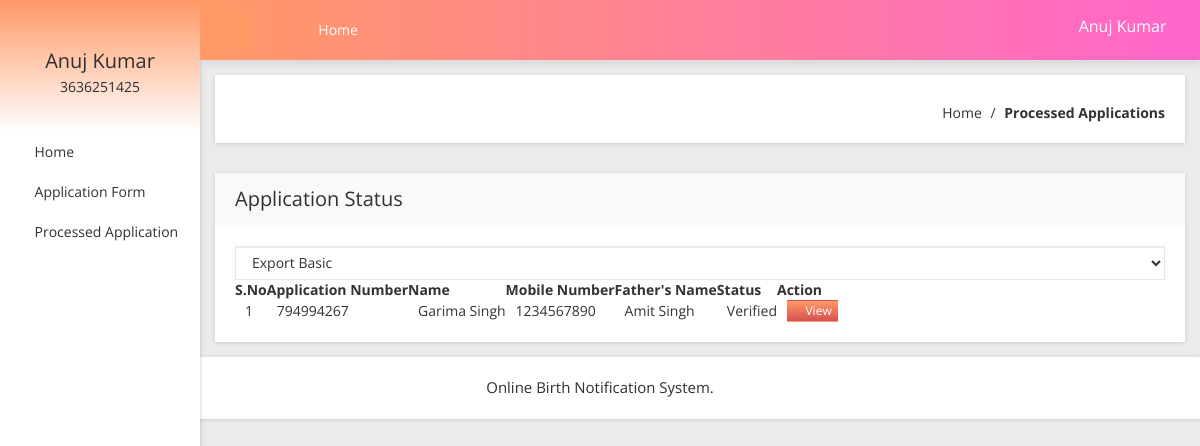
The page /certificates-list.php (signed in) on the database its author committed.
### tables this page shows
CREATE TABLE `tbluser` (
  `ID` int(10) NOT NULL,
  `FirstName` varchar(200) DEFAULT NULL,
  `LastName` varchar(200) DEFAULT NULL,
  `MobileNumber` bigint(10) DEFAULT NULL,
  `Address` mediumtext DEFAULT NULL,
  `Password` varchar(200) NOT NULL,
  `RegDate` timestamp NULL DEFAULT current_timestamp()
);

CREATE TABLE `tblapplication` (
  `ID` int(10) NOT NULL,
  `UserID` int(5) NOT NULL,
  `ApplicationID` varchar(200) DEFAULT NULL,
  `DateofBirth` varchar(200) DEFAULT NULL,
  `Gender` varchar(50) DEFAULT NULL,
  `FullName` varchar(200) DEFAULT NULL,
  `PlaceofBirth` varchar(200) DEFAULT NULL,
  `NameofFather` varchar(200) DEFAULT NULL,
  `NameOfMother` varchar(120) DEFAULT NULL,
  `PermanentAdd` mediumtext DEFAULT NULL,
  `PostalAdd` mediumtext DEFAULT NULL,
  `MobileNumber` bigint(10) DEFAULT NULL,
  `Email` varchar(200) DEFAULT NULL,
  `Dateofapply` timestamp NULL DEFAULT current_timestamp(),
  `Remark` varchar(200) DEFAULT NULL,
  `Status` varchar(50) DEFAULT NULL,
  `UpdationDate` timestamp NULL DEFAULT NULL ON UPDATE current_timestamp()
);

### certificates-list.php (the view, shortened to what this page needs)
<?php
include('includes/dbconnection.php');
if (strlen($_SESSION['obcsuid']==0)) {
  header('location:logout.php');
  } else{
  ?>
<!doctype html>
<html class="no-js" lang="en">
<head>
    <link rel="stylesheet" href="css/bootstrap.min.css">
    <link rel="stylesheet" href="css/font-awesome.min.css">
    <link rel="stylesheet" href="css/adminpro-custon-icon.css">
    <link rel="stylesheet" href="css/meanmenu.min.css">
    <link rel="stylesheet" href="css/jquery.mCustomScrollbar.min.css">
    <link rel="stylesheet" href="css/animate.css">
    <link rel="stylesheet" href="css/data-table/bootstrap-table.css">
    <link rel="stylesheet" href="css/data-table/bootstrap-editable.css">
    <link rel="stylesheet" href="css/normalize.css">
    <link rel="stylesheet" href="css/c3.min.css">
    <link rel="stylesheet" href="style.css">
    <link rel="stylesheet" href="css/responsive.css">
</head>
<body class="materialdesign">
    <div class="wrapper-pro">
      <?php include_once('includes/sidebar.php');?>
        <?php include_once('includes/header.php');?>
            <div class="breadcome-area mg-b-30 small-dn">
                <div class="container-fluid">
                    <div class="row">
                        <div class="col-lg-12">
                            <div class="breadcome-list shadow-reset">
                                <div class="row">
                                    <div class="col-lg-12">
                                        <ul class="breadcome-menu">
                                            <li><a href="dashboard.php">Home</a> <span class="bread-slash">/</span>
                                            </li>
                                            <li><span class="bread-blod">Processed Applications</span>
                                            </li>
                                        </ul>
                                    </div>
                                </div>
                            </div>
                        </div>
                    </div>
                </div>
            </div>
            <div class="data-table-area mg-b-15">
                <div class="container-fluid">
                    <div class="row">
                        <div class="col-lg-12">
                            <div class="sparkline13-list shadow-reset">
                                <div class="sparkline13-hd">
                                    <div class="main-sparkline13-hd">
                                        <h1>Application Status</h1>
                                        <div class="sparkline13-outline-icon">
                                            <span class="sparkline13-collapse-link"><i class="fa fa-chevron-up"></i></span>
                                            <span><i class="fa fa-wrench"></i></span>
                                            <span class="sparkline13-collapse-close"><i class="fa fa-times"></i></span>
                                        </div>
                                    </div>
                                </div>
                                <div class="sparkline13-graph">
                                    <div class="datatable-dashv1-list custom-datatable-overright">
                                        <div id="toolbar">
                                            <select class="form-control">
                                                <option value="">Export Basic</option>
                                            </select>
                                        </div>
                                        <table id="table" data-toggle="table" data-pagination="true" data-search="true" data-show-columns="true" data-show-pagination-switch="true" data-show-refresh="true" data-key-events="true" data-show-toggle="true" data-resizable="true" data-cookie="true" data-cookie-id-table="saveId" data-show-export="true" data-click-to-select="true" data-toolbar="#toolbar">
                                            <thead>
                                                <tr>
                                                    <th>S.No</th>
                                                    <th>Application Number</th>
                                                    <th>Name</th>
                                                    <th >Mobile Number</th>
                                                    <th>Father's Name</th>
                                                    <th>Status</th>
                                                    <th data-field="action">Action</th>
                                                </tr>
                                            </thead>
                                            <tbody>
                                              <?php
                                            $uid= $_SESSION['obcsuid'];
$sql="SELECT * from tblapplication where UserID=:uid and Status='Verified'";
$query = $dbh -> prepare($sql);
$query-> bindParam(':uid', $uid, PDO::PARAM_STR);
$query->execute();
$results=$query->fetchAll(PDO::FETCH_OBJ);
$cnt=1;
if($query->rowCount() > 0)
{
foreach($results as $row)
{               ?>
                                                <tr>
                                                    <td><?php echo htmlentities($cnt);?></td>
                                                    <td><?php  echo htmlentities($row->ApplicationID);?></td>
                                                    <td><?php  echo htmlentities($row->FullName);?></td>
                                                   <td><?php  echo htmlentities($row->MobileNumber);?></td>
                                                    <td><?php  echo htmlentities($row->NameofFather);?></td>
                                                  <?php if($row->Status==""){ ?>
                     <td><?php echo "Still Pending"; ?></td>
<?php } else { ?>                  <td><?php  echo htmlentities($row->Status);?>
                  </td>
                  <?php } ?>
                                                    <td class="datatable-ct"><a href="certificates.php?viewid=<?php echo htmlentities ($row->ID);?>"><button class="btn btn-white btn-action btn-xs"><i class="fa fa-folder"></i> View</button></a>
                                                    </td>
                                                </tr>
                                             <?php $cnt=$cnt+1;}} ?>
                                            </tbody>
                                        </table>
                                    </div>
                                </div>
                            </div>
                        </div>
                    </div>
                </div>
            </div>
        </div>
    </div>
  <?php include_once('includes/footer.php');?>
</body>
</html><?php }  ?>

### includes/sidebar.php (shortened to what this page needs)
        <?php
include('includes/dbconnection.php');
if (strlen($_SESSION['obcsuid']==0)) {
  header('location:logout.php');
  } else{
  ?>
  <div class="left-sidebar-pro">
            <nav id="sidebar">
                <div class="sidebar-header">
                     <?php
$uid=$_SESSION['obcsuid'];
$sql="SELECT FirstName,LastName,MobileNumber from  tbluser where ID=:uid";
$query = $dbh -> prepare($sql);
$query->bindParam(':uid',$uid,PDO::PARAM_STR);
$query->execute();
$results=$query->fetchAll(PDO::FETCH_OBJ);
$cnt=1;
if($query->rowCount() > 0)
{
foreach($results as $row)
{               ?>
                    <h3><?php  echo $row->FirstName;?>  <?php  echo $row->LastName;?></h3>
                    <p><?php  echo $row->MobileNumber;?></p><?php $cnt=$cnt+1;}} ?>
                </div>
                <div class="left-custom-menu-adp-wrap">
                    <ul class="nav navbar-nav left-sidebar-menu-pro">
                        <li class="nav-item">
                            <a href="dashboard.php" role="button" aria-expanded="false"><i class="fa big-icon fa-home"></i> <span class="mini-dn">Home</span> </a>
                        </li>
                        <li class="nav-item"><a href="#" data-toggle="dropdown" role="button" aria-expanded="false" class="nav-link dropdown-toggle"><i class="fa big-icon fa-envelope"></i> <span class="mini-dn">Application Form</span> <span class="indicator-right-menu mini-dn"><i class="fa indicator-mn fa-angle-left"></i></span></a>
                        </li>
                       <li class="nav-item">
                            <a href="certificates-list.php" role="button" aria-expanded="false"><i class="fa big-icon fa-user"></i> <span class="mini-dn">Processed Application</span> </a>
                        </li>
                    </ul>
                </div>
            </nav>
        </div><?php }  ?>

### includes/header.php (shortened to what this page needs)
       <?php
include('includes/dbconnection.php');
if (strlen($_SESSION['obcsuid']==0)) {
  header('location:logout.php');
  } else{
  ?>
 <div class="content-inner-all">
            <div class="header-top-area">
                <div class="fixed-header-top">
                    <div class="container-fluid">
                        <div class="row">
                            <div class="col-lg-1 col-md-6 col-sm-6 col-xs-12">
                                <button type="button" id="sidebarCollapse" class="btn bar-button-pro header-drl-controller-btn btn-info navbar-btn">
                                    <i class="fa fa-bars"></i>
                                </button>
                            </div>
                            <div class="col-lg-6 col-md-1 col-sm-1 col-xs-12">
                                <div class="header-top-menu tabl-d-n">
                                    <ul class="nav navbar-nav mai-top-nav">
                                        <li class="nav-item"><a href="dashboard.php" class="nav-link">Home</a>
                                        </li>
                                    </ul>
                                </div>
                            </div>
                            <div class="col-lg-5 col-md-5 col-sm-6 col-xs-12">
                                <div class="header-right-info">
                                    <ul class="nav navbar-nav mai-top-nav header-right-menu">
                                <?php
$uid=$_SESSION['obcsuid'];
$sql="SELECT FirstName,LastName,MobileNumber from  tbluser where ID=:uid";
$query = $dbh -> prepare($sql);
$query->bindParam(':uid',$uid,PDO::PARAM_STR);
$query->execute();
$results=$query->fetchAll(PDO::FETCH_OBJ);
$cnt=1;
if($query->rowCount() > 0)
{
foreach($results as $row)
{               ?>
                                        <li class="nav-item">
                                            <a href="#" data-toggle="dropdown" role="button" aria-expanded="false" class="nav-link dropdown-toggle">
                                                <span class="adminpro-icon adminpro-user-rounded header-riht-inf"></span>
                                                <span class="admin-name"><?php  echo $row->FirstName;?>  <?php  echo $row->LastName;?> </span>
                                                <span class="author-project-icon adminpro-icon adminpro-down-arrow"></span><?php $cnt=$cnt+1;}} ?>
                                            </a>
                                        </li>
                                    </ul>
                                </div>
                            </div>
                        </div>
                    </div>
                </div>
            </div><?php }  ?>

### rows shown on the page
tbluser: FirstName "Anuj", LastName "Kumar", MobileNumber "3636251425"
tblapplication: ApplicationID "794994267", FullName "Garima Singh", MobileNumber "1234567890", NameofFather "Amit Singh", Status "Verified"
